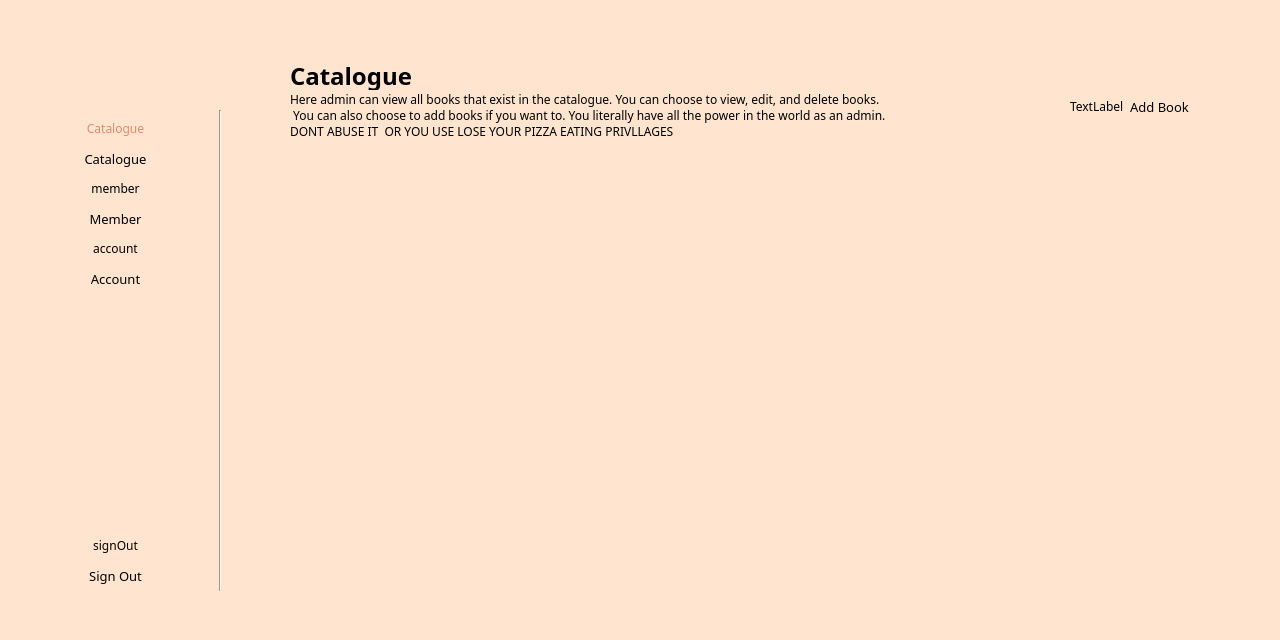
<?xml version="1.0" encoding="UTF-8"?>
<ui version="4.0">
 <class>adminCatalogue</class>
 <widget class="QMainWindow" name="adminCatalogue">
  <property name="geometry">
   <rect>
    <x>0</x>
    <y>0</y>
    <width>1280</width>
    <height>640</height>
   </rect>
  </property>
  <property name="minimumSize">
   <size>
    <width>1280</width>
    <height>640</height>
   </size>
  </property>
  <property name="maximumSize">
   <size>
    <width>16777215</width>
    <height>16777215</height>
   </size>
  </property>
  <property name="windowTitle">
   <string>MainWindow</string>
  </property>
  <widget class="QWidget" name="centralwidget">
   <property name="minimumSize">
    <size>
     <width>1280</width>
     <height>0</height>
    </size>
   </property>
   <property name="styleSheet">
    <string notr="true">QWidget{
	background: #FFE5D0;
	font-family: Montserrat;
}

QLineEdit {
	border: 1px solid;
	border-radius: 15px;
	border-color: #e5e5e5;
	background-color: palette(base);
	padding: 0px 5px;
	font-size: 13px;
}

QPushButton {
	border-radius: 15px; 
	font-size: 13px;
	height: 31px; 
}</string>
   </property>
   <widget class="QWidget" name="layoutWidget">
    <property name="geometry">
     <rect>
      <x>20</x>
      <y>120</y>
      <width>191</width>
      <height>471</height>
     </rect>
    </property>
    <layout class="QVBoxLayout" name="verticalLayout">
     <item>
      <widget class="QLabel" name="catalogueIcon">
       <property name="styleSheet">
        <string notr="true">QLabel{
	color: rgb(231, 138, 107);
}</string>
       </property>
       <property name="text">
        <string>Catalogue</string>
       </property>
       <property name="alignment">
        <set>Qt::AlignCenter</set>
       </property>
      </widget>
     </item>
     <item>
      <widget class="QPushButton" name="catalogueBtn">
       <property name="styleSheet">
        <string notr="true">QPushButton{
	border-radius:15px;
	font: 14px &quot;Montserrat&quot;;
}

QPushButton:hover {
	text-decoration: underline;
}</string>
       </property>
       <property name="text">
        <string>Catalogue</string>
       </property>
      </widget>
     </item>
     <item>
      <widget class="QLabel" name="memberIcon">
       <property name="text">
        <string>member</string>
       </property>
       <property name="alignment">
        <set>Qt::AlignCenter</set>
       </property>
      </widget>
     </item>
     <item>
      <widget class="QPushButton" name="memberBtn">
       <property name="styleSheet">
        <string notr="true">QPushButton{
	border-radius:15px;
	font: 14px &quot;Montserrat&quot;;
}

QPushButton:hover {
	text-decoration: underline;
}</string>
       </property>
       <property name="text">
        <string>Member</string>
       </property>
      </widget>
     </item>
     <item>
      <widget class="QLabel" name="accountIcon">
       <property name="text">
        <string>account</string>
       </property>
       <property name="alignment">
        <set>Qt::AlignCenter</set>
       </property>
      </widget>
     </item>
     <item>
      <widget class="QPushButton" name="accountBtn">
       <property name="styleSheet">
        <string notr="true">QPushButton{
	border-radius:15px;
	font: 14px &quot;Montserrat&quot;;
}

QPushButton:hover {
	text-decoration: underline;
}</string>
       </property>
       <property name="text">
        <string>Account</string>
       </property>
      </widget>
     </item>
     <item>
      <spacer name="verticalSpacer">
       <property name="orientation">
        <enum>Qt::Vertical</enum>
       </property>
       <property name="sizeHint" stdset="0">
        <size>
         <width>20</width>
         <height>40</height>
        </size>
       </property>
      </spacer>
     </item>
     <item>
      <widget class="QLabel" name="signoutIcon">
       <property name="text">
        <string>signOut</string>
       </property>
       <property name="alignment">
        <set>Qt::AlignCenter</set>
       </property>
      </widget>
     </item>
     <item>
      <widget class="QPushButton" name="signoutBtn">
       <property name="styleSheet">
        <string notr="true">QPushButton{
	border-radius:15px;
	font: 14px &quot;Montserrat&quot;;
}

QPushButton:hover {
	text-decoration: underline;
}</string>
       </property>
       <property name="text">
        <string>Sign Out</string>
       </property>
      </widget>
     </item>
    </layout>
   </widget>
   <widget class="QLabel" name="logoImage">
    <property name="geometry">
     <rect>
      <x>10</x>
      <y>20</y>
      <width>221</width>
      <height>71</height>
     </rect>
    </property>
    <property name="text">
     <string/>
    </property>
    <property name="pixmap">
     <pixmap resource="resources.qrc">:/resources/images/bblLogo.png</pixmap>
    </property>
   </widget>
   <widget class="Line" name="line">
    <property name="geometry">
     <rect>
      <x>210</x>
      <y>110</y>
      <width>21</width>
      <height>481</height>
     </rect>
    </property>
    <property name="styleSheet">
     <string notr="true">Line{
	color:rgb(221, 46, 68);
}</string>
    </property>
    <property name="orientation">
     <enum>Qt::Vertical</enum>
    </property>
   </widget>
   <widget class="QScrollArea" name="scrollArea">
    <property name="geometry">
     <rect>
      <x>230</x>
      <y>140</y>
      <width>1051</width>
      <height>461</height>
     </rect>
    </property>
    <property name="styleSheet">
     <string notr="true">QScrollArea {
	border: none;
}

</string>
    </property>
    <property name="widgetResizable">
     <bool>true</bool>
    </property>
    <widget class="QWidget" name="scrollAreaWidgetContents">
     <property name="geometry">
      <rect>
       <x>0</x>
       <y>0</y>
       <width>1051</width>
       <height>461</height>
      </rect>
     </property>
     <property name="styleSheet">
      <string notr="true">QWidget {
	background-color: #FFE5D0;
	/*border: none;*/
}

QGridLayout {
	/*border: none;*/
}

QPushButton {
	margin-right: 10px; 
	height: 31px; 
	/*max-width: 100px; */
}

</string>
     </property>
     <layout class="QHBoxLayout" name="horizontalLayout">
      <item>
       <layout class="QGridLayout" name="gridLayout_3"/>
      </item>
     </layout>
    </widget>
   </widget>
   <widget class="QLabel" name="pageTitle">
    <property name="geometry">
     <rect>
      <x>290</x>
      <y>50</y>
      <width>331</width>
      <height>51</height>
     </rect>
    </property>
    <property name="styleSheet">
     <string notr="true">QLabel{
	font-size: 24px;
	font-weight: bold;
}</string>
    </property>
    <property name="text">
     <string>Catalogue</string>
    </property>
   </widget>
   <widget class="QLabel" name="pageDesc">
    <property name="geometry">
     <rect>
      <x>290</x>
      <y>90</y>
      <width>971</width>
      <height>51</height>
     </rect>
    </property>
    <property name="text">
     <string>Here admin can view all books that exist in the catalogue. You can choose to view, edit, and delete books. 
 You can also choose to add books if you want to. You literally have all the power in the world as an admin. 
DONT ABUSE IT  OR YOU USE LOSE YOUR PIZZA EATING PRIVLLAGES</string>
    </property>
   </widget>
   <widget class="QWidget" name="">
    <property name="geometry">
     <rect>
      <x>1000</x>
      <y>90</y>
      <width>189</width>
      <height>33</height>
     </rect>
    </property>
    <layout class="QHBoxLayout" name="horizontalLayout_2">
     <item>
      <spacer name="horizontalSpacer">
       <property name="orientation">
        <enum>Qt::Horizontal</enum>
       </property>
       <property name="sizeHint" stdset="0">
        <size>
         <width>40</width>
         <height>20</height>
        </size>
       </property>
      </spacer>
     </item>
     <item>
      <widget class="QLabel" name="addBookIcon">
       <property name="styleSheet">
        <string notr="true">QLabel{
	background:rgba(0,0,0,0);
}</string>
       </property>
       <property name="text">
        <string>TextLabel</string>
       </property>
      </widget>
     </item>
     <item>
      <widget class="QPushButton" name="addBookBtn">
       <property name="styleSheet">
        <string notr="true">QPushButton{
	border-radius:15px;
	font: 12px &quot;Montserrat&quot;;
	background-color:rgba(0,0,0,0);
}

QPushButton:hover {
	text-decoration: underline;
}</string>
       </property>
       <property name="text">
        <string>Add Book</string>
       </property>
      </widget>
     </item>
    </layout>
   </widget>
  </widget>
  <widget class="QMenuBar" name="menubar">
   <property name="geometry">
    <rect>
     <x>0</x>
     <y>0</y>
     <width>1280</width>
     <height>21</height>
    </rect>
   </property>
  </widget>
 </widget>
 <resources>
  <include location="resources.qrc"/>
 </resources>
 <connections/>
</ui>
